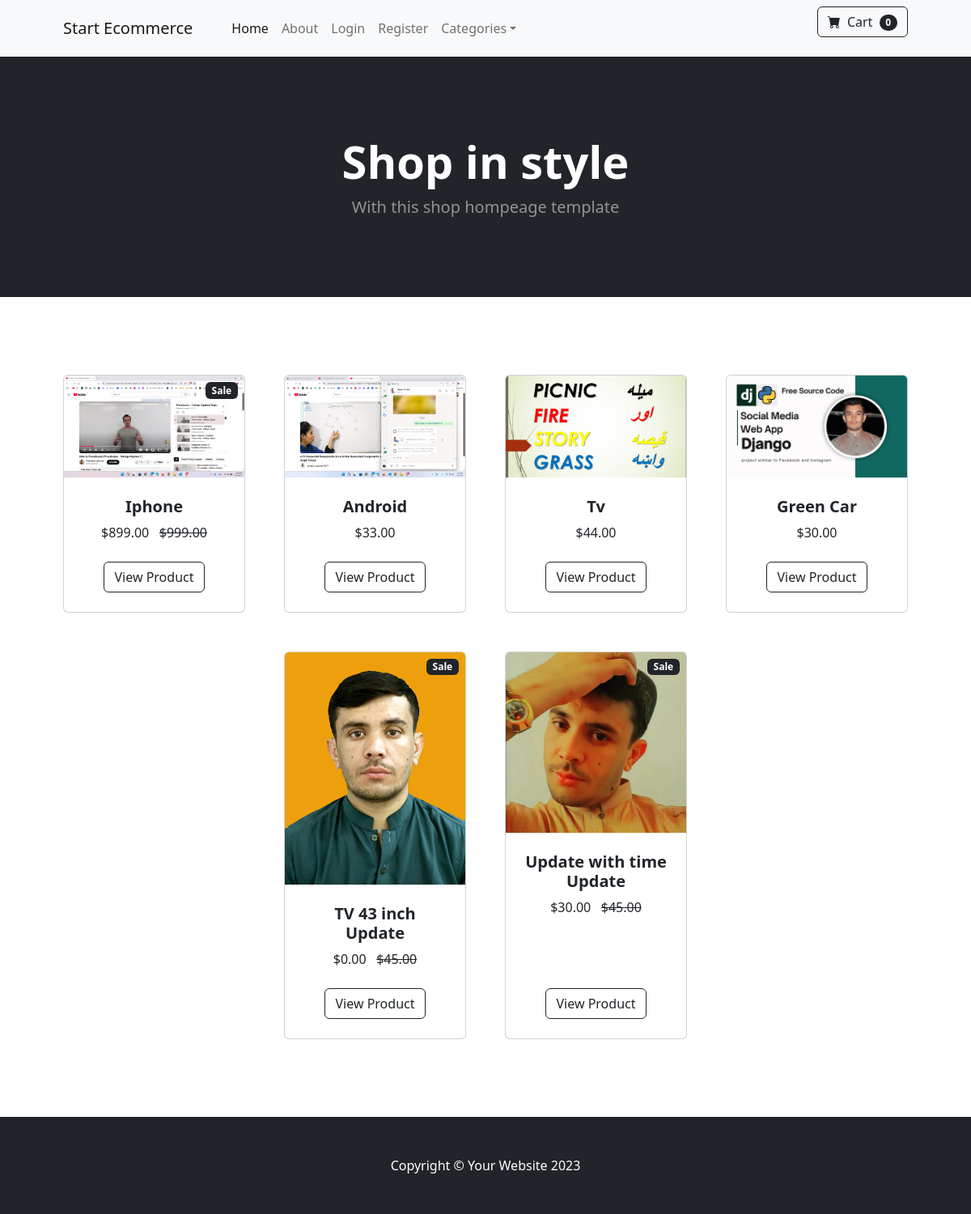
The page / on the database its author committed.
### store/models.py (models this page shows, shortened)
class Product(models.Model):
    name = models.CharField(max_length=50)
    price = models.DecimalField(default=0, decimal_places=2, max_digits=6)
    category = models.ForeignKey(Category, on_delete=models.CASCADE, default=1)
    description = models.CharField(max_length=200, null=True)
    image = models.ImageField(upload_to='uploads/product/')
    is_sale = models.BooleanField(default=False)
    sale_price = models.DecimalField(default=0, decimal_places=2, max_digits=6)
    created_at = models.DateTimeField(auto_now_add=True)
    updated_at = models.DateTimeField(auto_now=True)

### store/views.py (the view)
# urls.py: path('', views.home, name='home'),
def home(request):
    products = Product.objects.all()
    context = {
        'products': products
    }
    return render(request, 'index.html',context)

### cart/cart.py (called while the page is built)
    def __len__(self):
        return len(self.cart)

### cart/context_processors.py (called while the page is built)
def cart(request):
    return {'cart': Cart(request)}

### store/views.py (called while the page is built)
def categories(request):
    return {'categories': Category.objects.all()}

### store/templates/index.html (shortened to what this page needs)
{% extends "base.html" %}
{% load static %}
{% block content %}
        <header class="bg-dark py-5">
            <div class="container px-4 px-lg-5 my-5">
                <div class="text-center text-white">
                    <h1 class="display-4 fw-bolder">Shop in style</h1>
                    <p class="lead fw-normal text-white-50 mb-0">With this shop hompeage template</p>
                </div>
            </div>
        </header>
        <section class="py-5">
            <div class="container px-4 px-lg-5 mt-5">
                <div class="row gx-4 gx-lg-5 row-cols-2 row-cols-md-3 row-cols-xl-4 justify-content-center">
                {% for product in products %}
                    {% if product.is_sale %}
                            <div class="col mb-5">
                        <div class="card h-100">
                            <div class="badge bg-dark text-white position-absolute"
                            style="top: 0.5rem; right: 0.5rem">Sale</div>
                            <img class="card-img-top" src="{{ product.image.url }}" alt="..." />
                            <div class="card-body p-4">
                                <div class="text-center">
                                    <h5 class="fw-bolder">{{ product.name }}</h5>
                             ${{product.sale_price}}
                                   <strike> ${{product.price}}</strike>
                                </div>
                            </div>
                            <div class="card-footer p-4 pt-0 border-top-0 bg-transparent">
                                <div class="text-center"><a class="btn btn-outline-dark mt-auto" href="{% url 'product' product.id%}">View Product</a></div>
                            </div>
                        </div>
                    </div>
                    {% else %}
                    <div class="col mb-5">
                        <div class="card h-100">
                            <img class="card-img-top" src="{{ product.image.url }}" alt="..." />
                            <div class="card-body p-4">
                                <div class="text-center">
                                    <h5 class="fw-bolder">{{ product.name }}</h5>
                                    ${{product.price}}
                                </div>
                            </div>
                            <div class="card-footer p-4 pt-0 border-top-0 bg-transparent">
                                <div class="text-center"><a class="btn btn-outline-dark mt-auto" href="{% url 'product' product.id%}">View Product</a></div>
                            </div>
                        </div>
                    </div>
                    {% endif %}
                 {% endfor %}
                </div>
            </div>
        </section>
{% endblock content %}

### store/templates/base.html (shortened to what this page needs)
{% load static %}
<html lang="en">
    <head>
        <link href="https://cdn.jsdelivr.net/npm/bootstrap-icons@1.5.0/font/bootstrap-icons.css" rel="stylesheet" />
        <link href="{% static 'css/styles.css' %}" rel="stylesheet" />
    </head>
    <body>
        {% include 'navbar.html' %}
        {% block content %}
        {% endblock %}
        <footer class="py-5 bg-dark">
            <div class="container"><p class="m-0 text-center text-white">Copyright &copy; Your Website 2023</p></div>
        </footer>
    </body>
</html>

### store/templates/navbar.html (shortened to what this page needs)
        <nav class="navbar navbar-expand-lg navbar-light bg-light">
            <div class="container px-4 px-lg-5">
                <a class="navbar-brand" href="{% url 'home' %}">Start Ecommerce</a>
                <div class="collapse navbar-collapse" id="navbarSupportedContent">
                    <ul class="navbar-nav me-auto mb-2 mb-lg-0 ms-lg-4">
                        <li class="nav-item"><a class="nav-link active" aria-current="page" href="{% url 'home' %}">Home</a></li>
                        <li class="nav-item"><a class="nav-link" href="{% url 'about' %}">About</a></li>
                     {% if user.is_authenticated %}
                        <li class="nav-item"><a class="nav-link" href="{% url 'logout' %}">Logout</a></li>
                     {% else %}
                        <li class="nav-item"><a class="nav-link" href="{% url 'login' %}">Login</a></li>
                        <li class="nav-item"><a class="nav-link" href="{% url 'register' %}">Register</a></li>
                      {% endif%}
<li class="nav-item dropdown">
    <a class="nav-link dropdown-toggle" id="navbarDropdown"
       href="#" role="button" data-bs-toggle="dropdown" aria-expanded="true">Categories</a>
</li>
</ul>
                    <form class="d-flex">
                        <a href="{% url 'cart_summary' %}" class="btn btn-outline-dark"> <i class="bi-cart-fill me-1"></i>
                            Cart
                            <span class="badge bg-dark text-white ms-1 rounded-pill" id="cart_quantity">{{ cart|length }}</span></a>
                    </form>
                </div>
            </div>
        </nav>

### rows shown on the page
Product: image (picture), name "Iphone", sale_price "899.00", price "999.00"
Product: image (picture), name "Android", price "33.00"
Product: image (picture), name "Tv", price "44.00"
Product: image (picture), name "Green Car", price "30.00"
Product: image (picture), name "TV 43 inch Update", sale_price "0.00", price "45.00"
Product: image (picture), name "Update with time Update", sale_price "30.00", price "45.00"

### other values the page prints
{{ cart|length }} "0"
